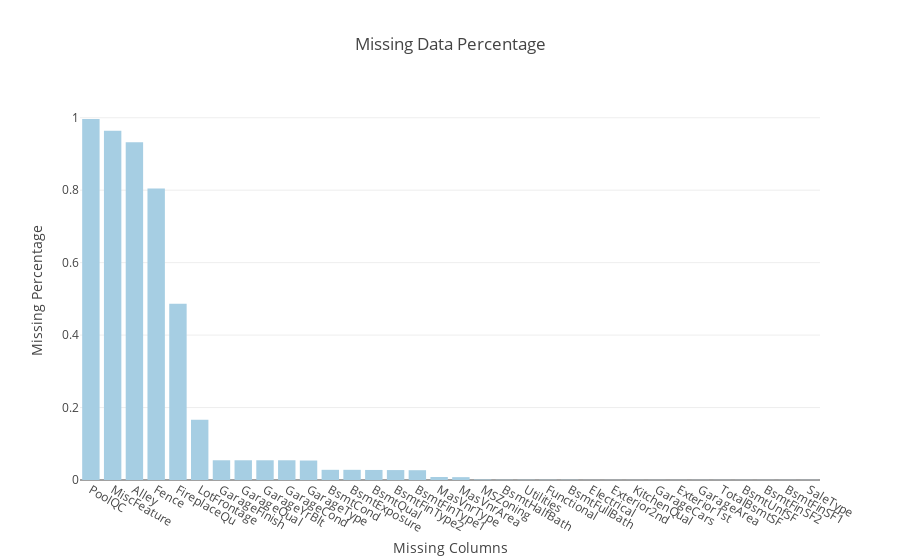

Write notebook code for a chart like this one.
### Code cell
#missing data with barplots

missing_percentage = go.Bar(x=missingdf['missing_column'].tolist(),
                  y=missingdf['missing_percentage'].tolist(),
                  marker=dict(color='rgb(166,206,227)'))


data = [missing_percentage]

layout = go.Layout(title="Missing Data Percentage",
                xaxis=dict(title='Missing Columns',tickangle=30),
                yaxis=dict(title='Missing Percentage'))

fig = go.Figure(data=data, layout=layout)

py.offline.iplot(fig)

### Figure 1 — Plotly figure (JSON) as saved in the notebook; plotly's stock layout.template omitted (floating-point values rounded to 4 significant figures)
{"data": [{"marker": {"color": "rgb(166,206,227)"}, "type": "bar", "x": ["PoolQC", "MiscFeature", "Alley", "Fence", "FireplaceQu", "LotFrontage", "GarageFinish", "GarageQual", "GarageYrBlt", "GarageCond", "GarageType", "BsmtCond", "BsmtExposure", "BsmtQual", "BsmtFinType2", "BsmtFinType1", "MasVnrType", "MasVnrArea", "MSZoning", "BsmtHalfBath", "Utilities", "Functional", "BsmtFullBath", "Electrical", "Exterior2nd", "KitchenQual", "GarageCars", "Exterior1st", "GarageArea", "TotalBsmtSF", "BsmtUnfSF", "BsmtFinSF2", "BsmtFinSF1", "SaleType"], "y": [0.9966, 0.964, 0.9322, 0.8044, 0.4865, 0.1665, 0.05447, 0.05447, 0.05447, 0.05447, 0.05379, 0.02809, 0.02809, 0.02775, 0.02741, 0.02706, 0.008222, 0.007879, 0.00137, 0.0006852, 0.0006852, 0.0006852, 0.0006852, 0.0003426, 0.0003426, 0.0003426, 0.0003426, 0.0003426, 0.0003426, 0.0003426, 0.0003426, 0.0003426, 0.0003426, 0.0003426]}], "layout": {"title": "Missing Data Percentage", "xaxis": {"tickangle": 30, "title": "Missing Columns"}, "yaxis": {"title": "Missing Percentage"}}}
